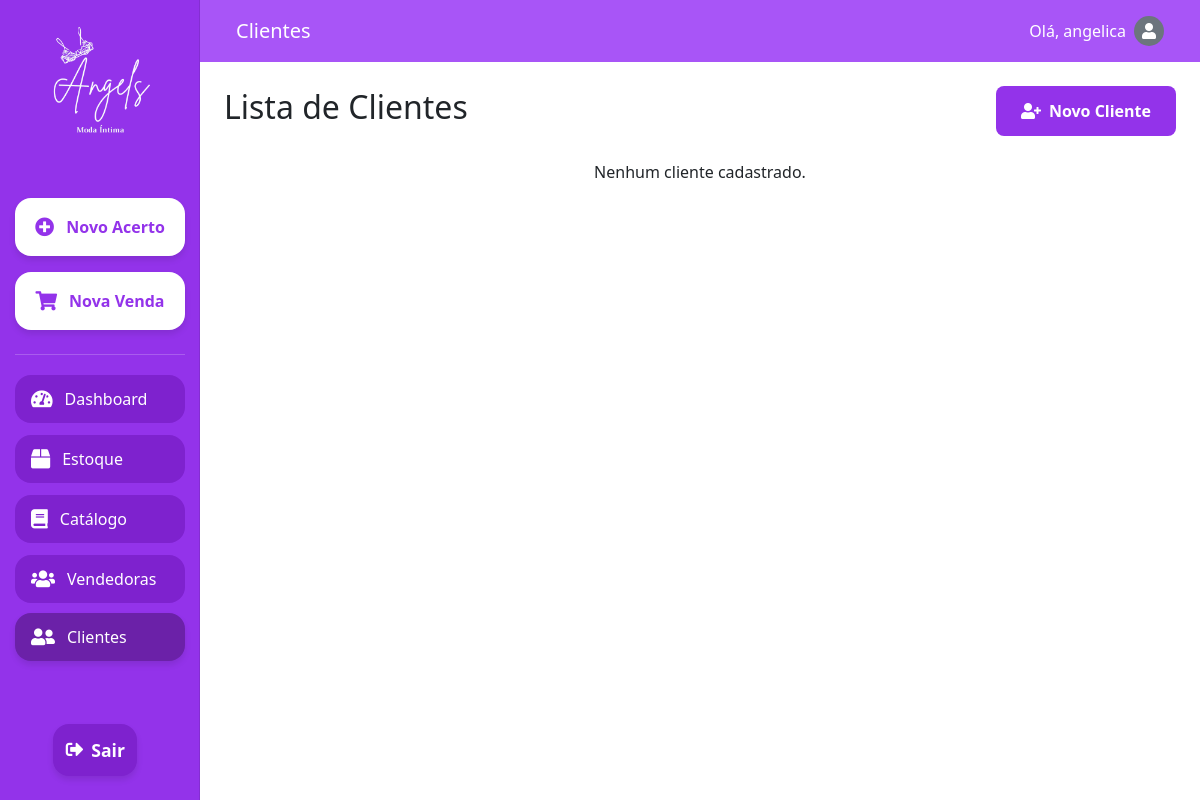
Page /clientes/ (signed in) on the earlier database version.
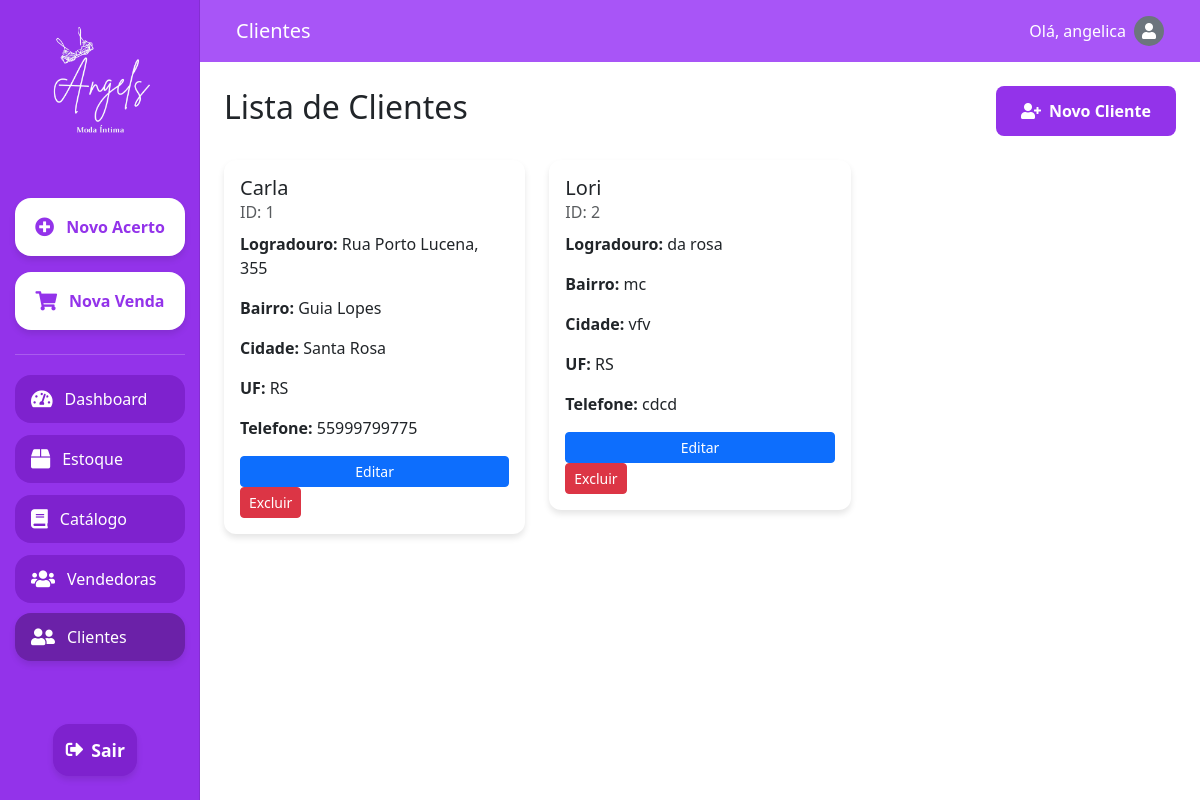
Same page on the later database version.
### setup/models.py (models this page shows, shortened)
class Cliente(models.Model):
    nome = models.CharField(max_length=100)
    logradouro = models.CharField(max_length=200, default="Não informado")
    bairro = models.CharField(max_length=100, default="Não informado")
    cidade = models.CharField(max_length=100, default="Não informada")
    uf = models.CharField(max_length=2, default="UF")
    telefone = models.CharField(max_length=20, default="Não informado")

### setup/views.py (the view)
# urls.py: path('clientes/', views.clientes, name='clientes'),
@login_required
def clientes(request):
    clientes = Cliente.objects.all()
    return render(request, 'clientes.html', {'clientes': clientes})

### setup/templates/clientes.html (shortened to what the changed rows need)
{% extends 'base.html' %}
{% load static %}
{% block content %}
<!DOCTYPE html>
<html lang="pt-br">
<head>
    <link href="https://cdn.jsdelivr.net/npm/bootstrap@5.3.0/dist/css/bootstrap.min.css" rel="stylesheet">
    <link href="https://cdnjs.cloudflare.com/ajax/libs/font-awesome/5.15.3/css/all.min.css" rel="stylesheet">
</head>
<body>
    <div class="container-fluid vh-100">
        <div class="row h-100">
            <main class="col-md-9 ms-sm-auto col-lg-10 px-md-4">
                <div class="d-flex justify-content-between align-items-center mb-4">
                    <h1 class="h2">Lista de Clientes</h1>
                </div>
                <div class="row g-4" id="clientesList">
                    {% for cliente in clientes %}
                    <div class="col-md-4 cliente-item" data-cliente-id="{{ cliente.id }}">
                        <div class="client-card">
                            <h5 class="mb-0">{{ cliente.nome }}</h5>
                            <p class="text-muted mb-2">ID: {{ cliente.id }}</p>
                            <p><strong>Logradouro:</strong> {{ cliente.logradouro }}</p>
                            <p><strong>Bairro:</strong> {{ cliente.bairro }}</p>
                            <p><strong>Cidade:</strong> {{ cliente.cidade }}</p>
                            <p><strong>UF:</strong> {{ cliente.uf }}</p>
                            <p><strong>Telefone:</strong> {{ cliente.telefone }}</p>
                            <div class="mt-3">
                                <button class="btn btn-sm btn-primary me-2 edit-client" data-cliente-id="{{ cliente.id }}" data-bs-toggle="modal" data-bs-target="#editClientModal">Editar</button>
                                <button class="btn btn-sm btn-danger delete-client" data-cliente-id="{{ cliente.id }}">Excluir</button>
                            </div>
                        </div>
                    </div>
                    {% empty %}
                    <div class="col-12">
                        <p class="text-center">Nenhum cliente cadastrado.</p>
                    </div>
                    {% endfor %}
                </div>
            </main>
        </div>
    </div>
</body>
</html>
{% endblock %}

Differences in the rows shown:
added Cliente: nome "Carla", id "1", logradouro "Rua Porto Lucena, 355", bairro "Guia Lopes", cidade "Santa Rosa", uf "RS", telefone "55999799775"
added Cliente: nome "Lori", id "2", logradouro "da rosa", bairro "mc", cidade "vfv", uf "RS", telefone "cdcd"
Other differences:
text no longer shown: "Nenhum cliente cadastrado."
